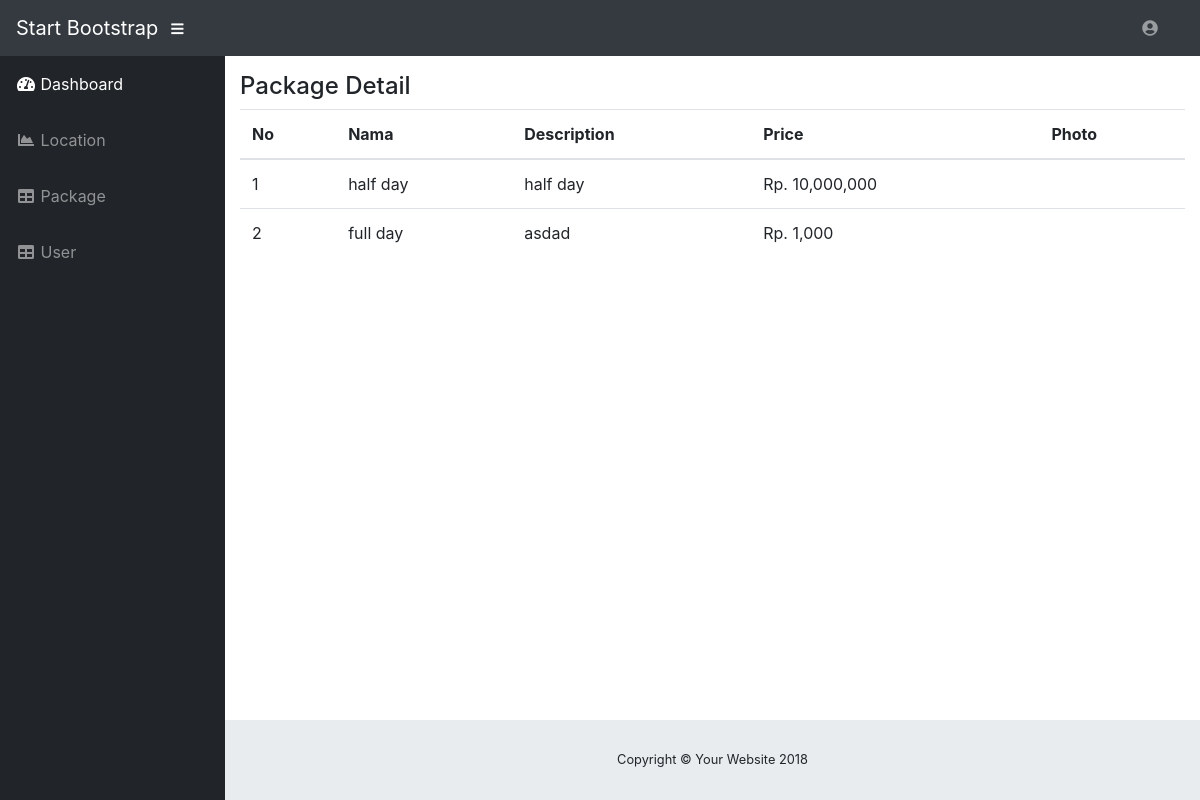
Page /admin/package_detail.php?id=1 (signed in) on the earlier database version.
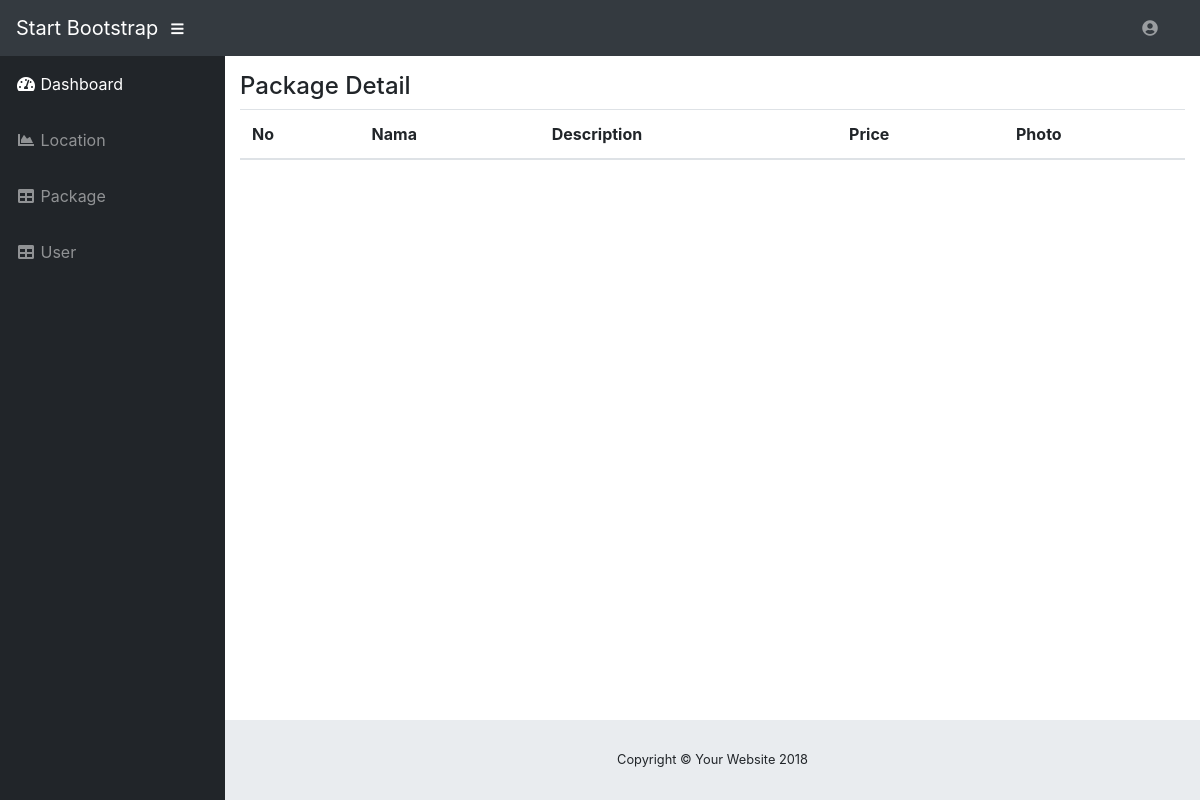
Same page on the later database version.
### tables this page shows
CREATE TABLE `m_tourpack` (
  `id` int(11) NOT NULL,
  `name` varchar(100) NOT NULL,
  `description` varchar(100) NOT NULL
);

### admin/package_detail.php (the view, shortened to what this page needs)
<?php
include "../controller/connection.php";
$sql="select * from m_tourpack
where package_id=".$_GET['id'];
$query=mysqli_query($conn,$sql);
$arrTourPack=[];
while($row = mysqli_fetch_assoc($query))
	array_push($arrTourPack,$row);
?>
<?php include "../layout/baseHeader.php" ?>
<div class="container-fluid">
	<div class="row">
		<div class="col-sm-12">
			<h4>Package Detail</h4>
		</div>
		<div class="col-sm-12">
			<div class="table-responsive">
  			<table class="table nowrap" id="table" width="100%" cellspacing="0">
  				<thead>
  					<tr>
  						<th>No</th>
  						<th>Nama</th>
  						<th>Description</th>
  						<th>Price</th>
  						<th>Photo</th>
  					</tr>
  				</thead>
  				<tbody>
  					<?php foreach($arrTourPack as $key1=>$tourPack){ ?>
  						<tr>
  							<td><?= $key1+1 ?></td>
  							<td><?= $tourPack['name'] ?></td>
  							<td><?= ($tourPack['description']!="")?$tourPack['description']:"-" ?></td>
  							<td>Rp. <?= number_format($tourPack['price'],0,'.',',') ?></td>
  							<td>
  							</td>
  						</tr>
  					<?php } ?>
  				</tbody>
  			</table>
  		</div>
  	</div>
		</div>
	</div>
</div>
<?php include "../layout/baseFooter.php" ?>

Differences in the rows shown:
no longer on this page (row edited): m_tourpack: name "half day", description "half day", price "10,000,000"
removed m_tourpack: name "full day", description "asdad", price "1,000"
